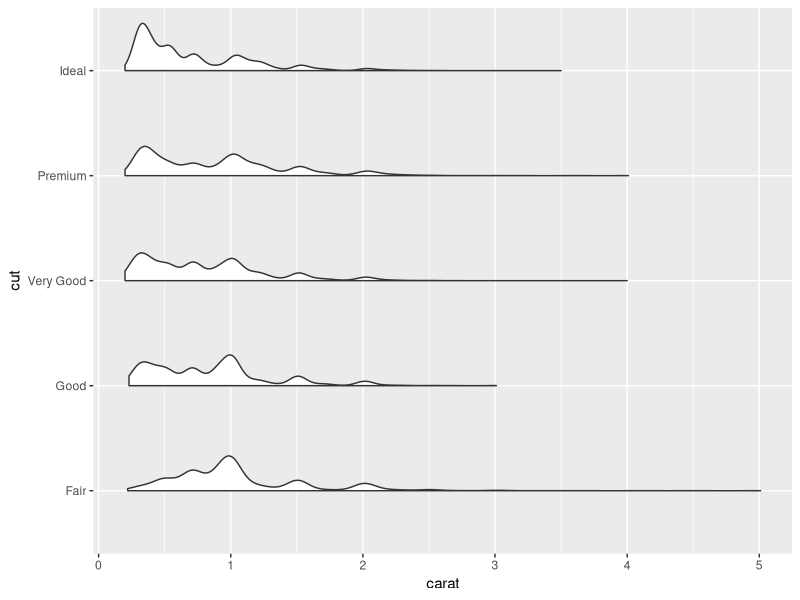
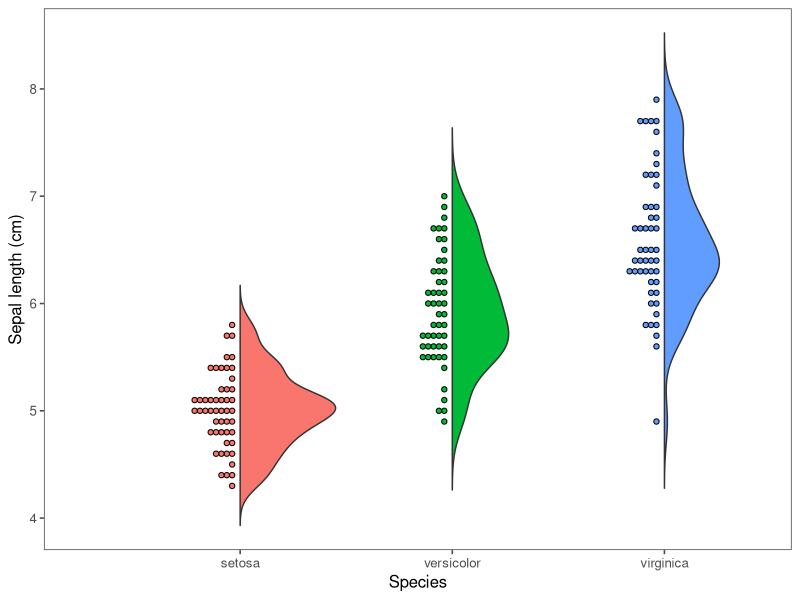

The R script that drew these images, in order:
## GOAL:
## re-create a figure similar to Fig. 2 in Wilson et al. (2018), 
## Nature 554: 183-188. Available from:
## https://www.nature.com/articles/nature25479#s1
##
## combines a boxplot (or violin) with the raw data, by splitting each
## category location in two (box on left, raw data on right)


# initial set-up ----------------------------------------------------------

## set working directory
getwd()

## call required packages
pkgs <- c("tidyverse", "ggthemes", "skimr")
lapply(pkgs, library, character.only = TRUE)
rm(pkgs)

## functions
# somewhat hackish solution to:
# https://twitter.com/EamonCaddigan/status/646759751242620928
# based mostly on copy/pasting from ggplot2 geom_violin source:
# https://github.com/hadley/ggplot2/blob/master/R/geom-violin.r

library(ggplot2)
library(dplyr)


"%||%" <- function(a, b) {
  if (!is.null(a)) a else b
}

geom_flat_violin <- function(mapping = NULL, data = NULL, stat = "ydensity",
                             position = "dodge", trim = TRUE, scale = "area",
                             show.legend = NA, inherit.aes = TRUE, ...) {
  layer(
    data = data,
    mapping = mapping,
    stat = stat,
    geom = GeomFlatViolin,
    position = position,
    show.legend = show.legend,
    inherit.aes = inherit.aes,
    params = list(
      trim = trim,
      scale = scale,
      ...
    )
  )
}

#' @rdname ggplot2-ggproto
#' @format NULL
#' @usage NULL
#' @export
GeomFlatViolin <-
  ggproto("GeomFlatViolin", Geom,
          setup_data = function(data, params) {
            data$width <- data$width %||%
              params$width %||% (resolution(data$x, FALSE) * 0.9)
            
            # ymin, ymax, xmin, and xmax define the bounding rectangle for each group
            data %>%
              group_by(group) %>%
              mutate(ymin = min(y),
                     ymax = max(y),
                     xmin = x,
                     xmax = x + width / 2)
          },
          
          draw_group = function(data, panel_scales, coord) {
            # Find the points for the line to go all the way around
            data <- transform(data, xminv = x,
                              xmaxv = x + violinwidth * (xmax - x))
            
            # Make sure it's sorted properly to draw the outline
            newdata <- rbind(plyr::arrange(transform(data, x = xminv), y),
                             plyr::arrange(transform(data, x = xmaxv), -y))
            
            # Close the polygon: set first and last point the same
            # Needed for coord_polar and such
            newdata <- rbind(newdata, newdata[1,])
            
            ggplot2:::ggname("geom_flat_violin", GeomPolygon$draw_panel(newdata, panel_scales, coord))
          },
          
          draw_key = draw_key_polygon,
          
          default_aes = aes(weight = 1, colour = "grey20", fill = "white", size = 0.5,
                            alpha = NA, linetype = "solid"),
          
          required_aes = c("x", "y")
  )


### Example:
ggplot(diamonds, aes(cut, carat)) +
  geom_flat_violin() +
  coord_flip()

## set plotting theme
theme_set(theme_few())

## import data
iris <- iris
skim(iris)

# half violin plot with raw data ------------------------------------------

## create a violin plot of Sepal.Length per species
## using the custom function geom_flat_violin()
## sourced from github "dgrtwo/geom_flat_violin.R
## https://gist.github.com/dgrtwo/eb7750e74997891d7c20#file-geom_flat_violin-r

ggplot(data = iris, 
       mapping = aes(x = Species, y = Sepal.Length, fill = Species)) + 
  geom_flat_violin(scale = "count", trim = FALSE) + 
  stat_summary(fun.data = mean_sdl, fun.args = list(mult = 1), 
               geom = "pointrange", position = position_nudge(0.05)) + 
  geom_dotplot(binaxis = "y", dotsize = 0.5, stackdir = "down", binwidth = 0.1, 
               position = position_nudge(-0.025)) + 
  theme(legend.position = "none") + 
  labs(x = "Species", y = "Sepal length (cm)")